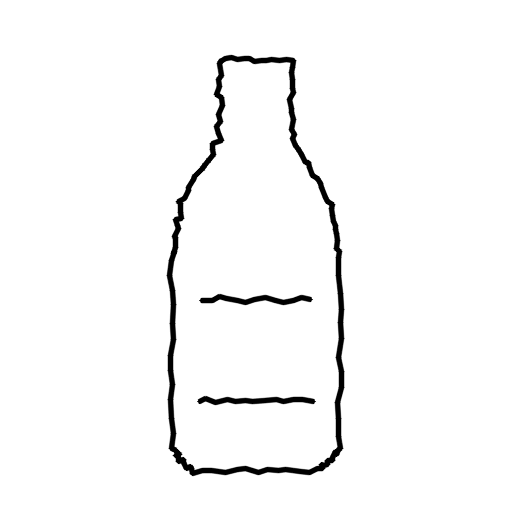
#> input picture samples/inputs/bottle.png, 512 x 512 px
$ python -i preprocess.py   (imports and definitions only)
#> lines starting #> are read from the running program, lines starting #| are printed output that depends on the picture; after the words box and inside, x2 and y2 are one past the last pixel; in counts of white or black regions, pixels touching at a corner belong together
#> further down, picture is the input picture: shape (512, 512, 3); min 0, max 255, mean 247.9
"""Stage 1 - input conditioning: any drawing/photo of a sketch -> clean square line-art.

Ideas adapted from the AWS sample's `preprocess_sketch` (grayscale -> adaptive threshold ->
crop) and extended with polarity detection, speck removal and a ControlNet scribble map.
"""
from __future__ import annotations
from dataclasses import dataclass
import cv2
import numpy as np
from PIL import Image


@dataclass
class SketchData:
    line_img: np.ndarray      # (S,S) uint8, strokes=0, paper=255
    stroke_mask: np.ndarray   # (S,S) bool, True on strokes
    scribble: Image.Image     # RGB, white strokes on black (ControlNet scribble format)
    info: dict


def to_pil(obj) -> Image.Image:
    """Accept PIL / ndarray / path / Gradio ImageEditor dict and return a PIL image."""
    if obj is None:
        raise ValueError("No sketch supplied. Draw on the canvas or upload an image.")
    if isinstance(obj, dict):                       # gradio ImageEditor / Sketchpad value
        for key in ("composite", "background", "image"):
            if obj.get(key) is not None:
                obj = obj[key]; break
        else:
            layers = obj.get("layers") or []
            if not layers:
                raise ValueError("Canvas is empty.")
            obj = layers[0]
    if isinstance(obj, (str, bytes)) or hasattr(obj, "__fspath__"):
        obj = Image.open(obj)
    if isinstance(obj, np.ndarray):
        obj = Image.fromarray(obj.astype(np.uint8))
    if not isinstance(obj, Image.Image):
        raise TypeError(f"Unsupported sketch type: {type(obj)}")
    return obj


def _flatten_on_white(img: Image.Image) -> np.ndarray:
    """Composite transparency on white. A transparent canvas with dark strokes works too;
    a transparent canvas with *white* strokes is detected and inverted."""
    if img.mode in ("RGBA", "LA", "P"):
        rgba = np.array(img.convert("RGBA")).astype(np.float32)
        a = rgba[..., 3:4] / 255.0
        rgb = rgba[..., :3]
        if a.mean() < 0.999:                        # genuinely transparent canvas
            opaque = a[..., 0] > 0.1
            if opaque.any() and rgb[opaque].mean() > 200:   # white ink on transparent
                rgb = 255 - rgb
            return (rgb * a + 255 * (1 - a)).astype(np.uint8)
        return rgb.astype(np.uint8)
    return np.array(img.convert("RGB"))


def clean_sketch(image, size: int = 512, margin: float = 0.08, min_speck: float = 2e-5) -> SketchData:
#> called with size = 512, margin = 0.08, min_speck = 2e-05
    img = to_pil(image)
    rgb = _flatten_on_white(img)
    gray = cv2.cvtColor(rgb, cv2.COLOR_RGB2GRAY)
    h, w = gray.shape
#> h = 512; w = 512
    scale = 1024 / max(h, w)
#> scale = 2
    if scale < 1:                                   # keep processing cheap on big photos
        gray = cv2.resize(gray, (int(w * scale), int(h * scale)), interpolation=cv2.INTER_AREA)
    info = {"input_size": (w, h)}
#> info = {'input_size': (512, 512)}

    # polarity: sketches are normally dark-on-light. Blackboard style (light-on-dark) -> invert.
    border = np.concatenate([gray[0], gray[-1], gray[:, 0], gray[:, -1]])
#> border = 2048 values from 255 to 255
    if np.median(border) < 110:
        gray = 255 - gray; info["inverted"] = True

    # contrast + noise reduction
    gray = cv2.GaussianBlur(gray, (3, 3), 0)
    lo, hi = np.percentile(gray, 1), np.percentile(gray, 99)
#> lo = 1; hi = 255
    gray = np.clip((gray.astype(np.float32) - lo) * 255.0 / max(hi - lo, 1), 0, 255).astype(np.uint8)

    paper = gray[gray >= np.percentile(gray, 50)]
    clean_paper = paper.size == 0 or np.std(paper) < 6   # digital canvas / scan
#> clean_paper = True
    if clean_paper:
        _, bw = cv2.threshold(gray, 0, 255, cv2.THRESH_BINARY_INV + cv2.THRESH_OTSU)
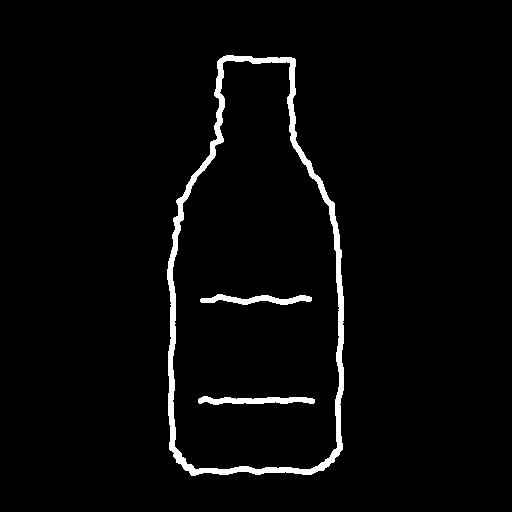
#> bw: shape (512, 512); 2.9% white; 3 white regions, box (x1, y1, x2, y2) and area: (167, 55, 344, 476) 6285, (198, 396, 315, 405) 675, (200, 294, 312, 305) 645
        info["threshold"] = "otsu"
    else:                                           # uneven lighting (phone photo of paper)
        bs = max(15, (min(gray.shape) // 16) | 1)
        bw = cv2.adaptiveThreshold(gray, 255, cv2.ADAPTIVE_THRESH_GAUSSIAN_C, cv2.THRESH_BINARY_INV, bs, 12)
        info["threshold"] = "adaptive"
    if (bw > 0).mean() > 0.5:                       # threshold picked the paper -> flip
        bw = 255 - bw

    # remove specks
    n, lab, stats, _ = cv2.connectedComponentsWithStats(bw, connectivity=8)
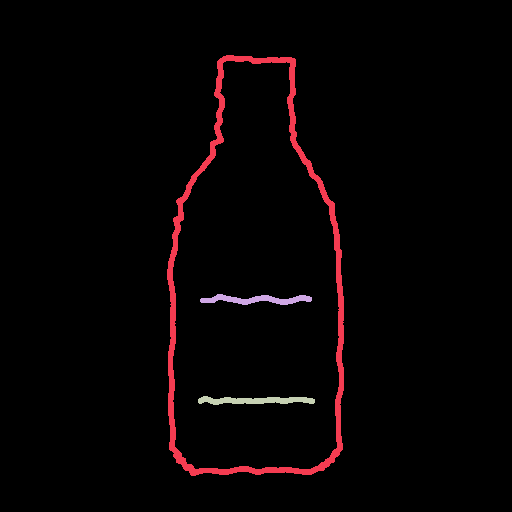
#> lab: shape (512, 512) int32; 4 distinct labels, from 0 to 3; one colour per label, 0 black
#> n = 4; stats = [[0, 0, 512, 512, 254539], [167, 55, 177, 421, 6285], [200, 294, 112, 11, 645], [198, 396, 117, 9, 675]]
    keep = np.zeros(n, bool); keep[1:] = stats[1:, cv2.CC_STAT_AREA] >= max(4, min_speck * bw.size)
#> after `keep = np.zeros(n, bool)`: keep = [False, False, False, False]
    bw = (keep[lab] * 255).astype(np.uint8)
    if not bw.any():
        raise ValueError("No strokes detected. Draw darker/thicker lines on a plain background.")

    # crop to content, pad to square, resize
    ys, xs = np.where(bw > 0)
#> ys = 7605 values from 55 to 475; xs = 7605 values, max 343 at index 3463, min 167 at index 3065, mean 254.5
    y0, y1, x0, x1 = ys.min(), ys.max() + 1, xs.min(), xs.max() + 1
#> y0 = 55; y1 = 476; x0 = 167; x1 = 344
    crop = bw[y0:y1, x0:x1]
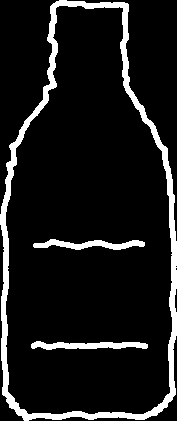
#> crop: shape (421, 177); 10.2% white; 3 white regions, box (x1, y1, x2, y2) and area: (0, 0, 177, 421) 6285, (31, 341, 148, 350) 675, (33, 239, 145, 250) 645
    side = int(max(crop.shape) * (1 + 2 * margin))
#> side = 488
    canvas = np.zeros((side, side), np.uint8)
    oy, ox = (side - crop.shape[0]) // 2, (side - crop.shape[1]) // 2
#> oy = 33; ox = 155
    canvas[oy:oy + crop.shape[0], ox:ox + crop.shape[1]] = crop
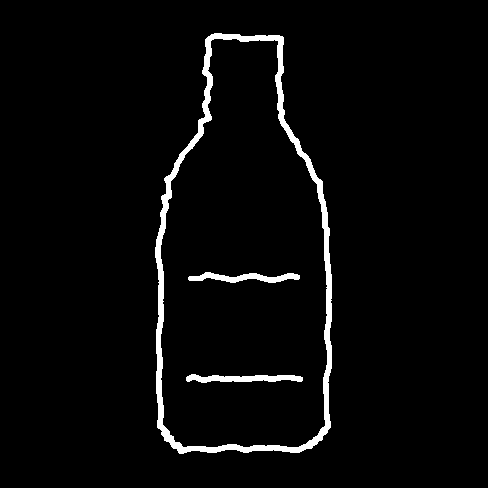
#> canvas: shape (488, 488); 3.2% white; 3 white regions, box (x1, y1, x2, y2) and area: (155, 33, 332, 454) 6285, (186, 374, 303, 383) 675, (188, 272, 300, 283) 645
    canvas = cv2.resize(canvas, (size, size), interpolation=cv2.INTER_AREA)
#> canvas: shape (512, 512)
    mask = canvas > 96
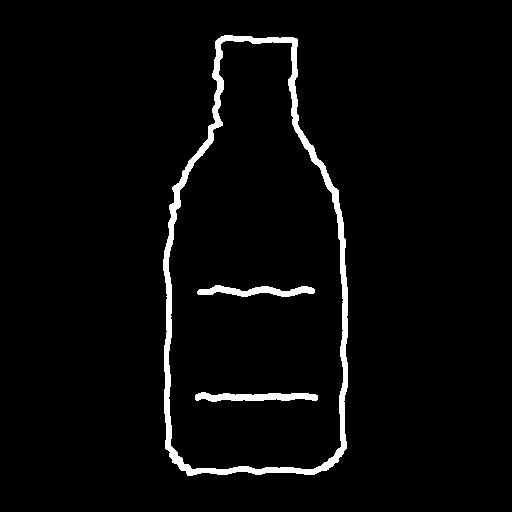
#> mask: shape (512, 512) bool; 3.2% white; 3 white regions, box (x1, y1, x2, y2) and area: (163, 35, 348, 476) 6835, (195, 392, 318, 402) 830, (197, 285, 315, 297) 776
    # normalise stroke width so thin pencil and fat marker both give usable control images
    thick = cv2.dilate(mask.astype(np.uint8) * 255, cv2.getStructuringElement(cv2.MORPH_ELLIPSE, (3, 3)))
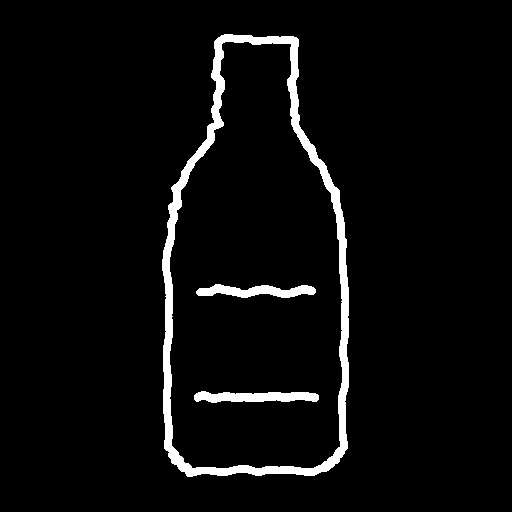
#> thick: shape (512, 512); 4.2% white; 3 white regions, box (x1, y1, x2, y2) and area: (162, 34, 349, 477) 9015, (194, 391, 319, 403) 1086, (196, 284, 316, 298) 1019
    scribble = Image.fromarray(np.stack([thick] * 3, -1))
    info["stroke_ratio"] = float(mask.mean())
    return SketchData(255 - canvas, mask, scribble, info)

>>> import cv2
>>> picture = cv2.cvtColor(cv2.imread('../samples/inputs/bottle.png'), cv2.COLOR_BGR2RGB)
>>> result = clean_sketch(picture)

$ run again, on samples/inputs/donut.png
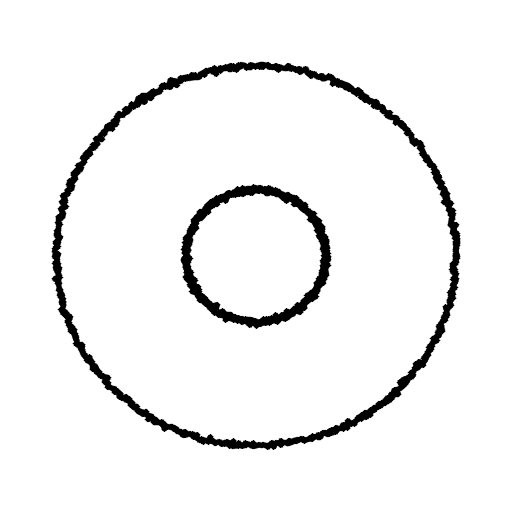
#> input picture samples/inputs/donut.png, 512 x 512 px
#> picture is the input picture: shape (512, 512, 3); min 0, max 255, mean 241.7
#> border = 2048 values from 255 to 255
#> lo = 0; hi = 255
#> clean_paper = True
#> bw: shape (512, 512); 5.3% white; 2 white regions, box (x1, y1, x2, y2) and area: (52, 62, 460, 450) 9711, (181, 184, 331, 329) 4159
#> in clean_sketch, `n, lab, stats, _ = cv2.connectedComponentsWithStats(bw, connectivity=8)`:
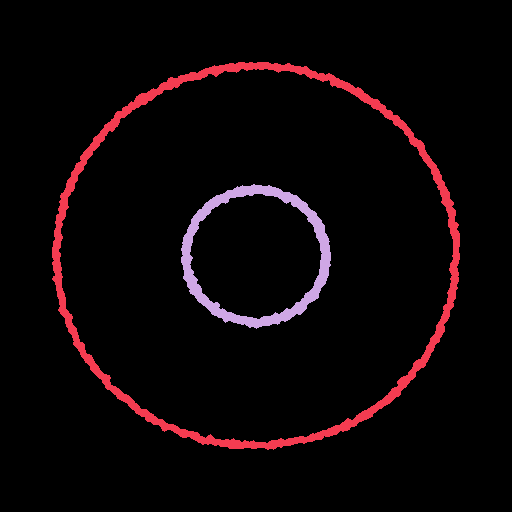
#> lab: shape (512, 512) int32; 3 distinct labels, from 0 to 2; one colour per label, 0 black
#> n = 3; stats = [[0, 0, 512, 512, 248274], [52, 62, 408, 388, 9711], [181, 184, 150, 145, 4159]]
#> ys = 13870 values from 62 to 449; xs = 13870 values, max 459 at index 6213, min 52 at index 6683, mean 255.7
#> y0 = 62; y1 = 450; x0 = 52; x1 = 460
#> crop: shape (388, 408); 8.8% white; 2 white regions, box (x1, y1, x2, y2) and area: (0, 0, 408, 388) 9711, (129, 122, 279, 267) 4159
#> mask: shape (512, 512) bool; 6.4% white; 2 white regions, box (x1, y1, x2, y2) and area: (35, 45, 476, 466) 11665, (174, 177, 337, 334) 5025
#> in clean_sketch, `thick = cv2.dilate(mask.astype(np.uint8) * 255, cv2.getStructuringElem..`:
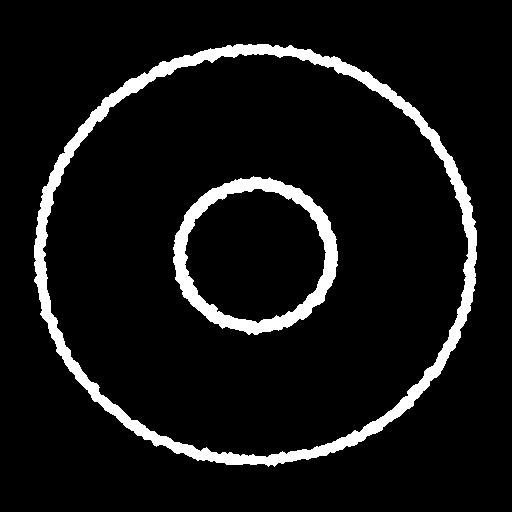
#> thick: shape (512, 512); 7.7% white; 2 white regions, box (x1, y1, x2, y2) and area: (34, 44, 477, 467) 14194, (173, 176, 338, 335) 5905

$ run again, on samples/inputs/lamp.png
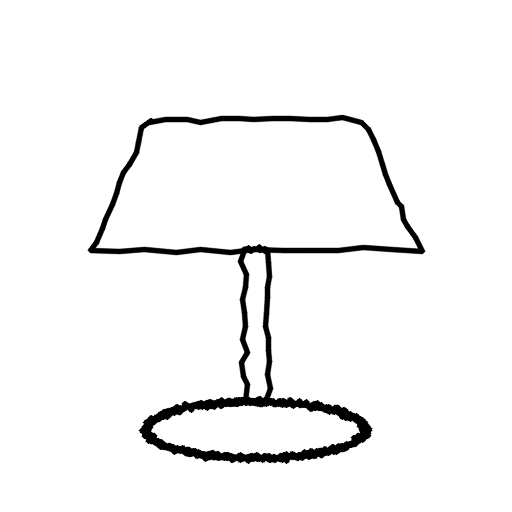
#> input picture samples/inputs/lamp.png, 512 x 512 px
#> picture is the input picture: shape (512, 512, 3); min 0, max 255, mean 244.7
#> border = 2048 values from 255 to 255
#> lo = 0; hi = 255
#> clean_paper = True
#> in clean_sketch, `_, bw = cv2.threshold(gray, 0, 255, cv2.THRESH_BINARY_INV + cv2.THRESH..`:
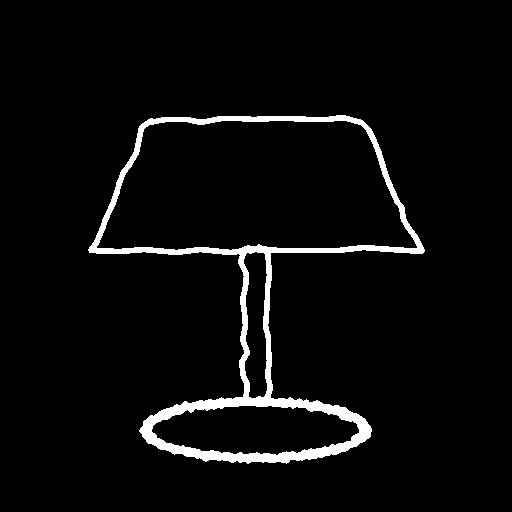
#> bw: shape (512, 512); 4.1% white; 1 white region, box (x1, y1, x2, y2) and area: (88, 115, 425, 464) 10848
#> n = 2; stats = [[0, 0, 512, 512, 251296], [88, 115, 337, 349, 10848]]
#> ys = 10848 values from 115 to 463; xs = 10848 values, max 424 at index 3585, min 88 at index 3255, mean 255.6
#> y0 = 115; y1 = 464; x0 = 88; x1 = 425
#> crop: shape (349, 337); 9.2% white; 1 white region, box (x1, y1, x2, y2) and area: (0, 0, 337, 349) 10848
#> mask: shape (512, 512) bool; 6.8% white; 1 white region, box (x1, y1, x2, y2) and area: (42, 34, 469, 477) 17855
#> in clean_sketch, `thick = cv2.dilate(mask.astype(np.uint8) * 255, cv2.getStructuringElem..`:
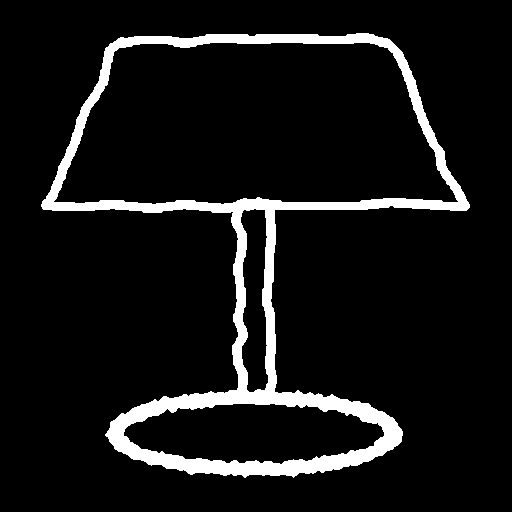
#> thick: shape (512, 512); 8.3% white; 1 white region, box (x1, y1, x2, y2) and area: (41, 33, 470, 478) 21808

$ run again, on samples/inputs/rocket.png
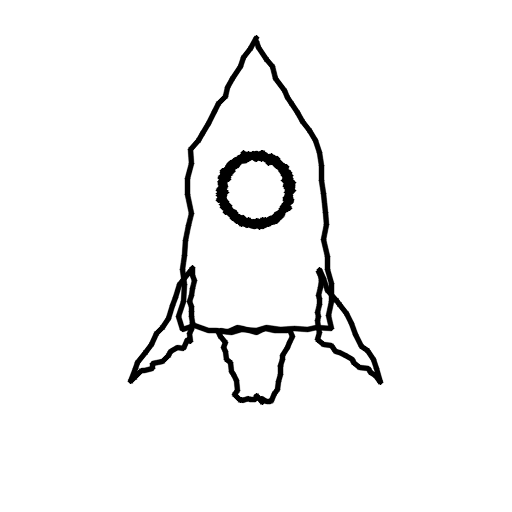
#> input picture samples/inputs/rocket.png, 512 x 512 px
#> picture is the input picture: shape (512, 512, 3); min 0, max 255, mean 244.9
#> border = 2048 values from 255 to 255
#> lo = 0; hi = 255
#> clean_paper = True
#> bw: shape (512, 512); 4.1% white; 2 white regions, box (x1, y1, x2, y2) and area: (128, 35, 383, 405) 8366, (216, 150, 296, 230) 2332
#> in clean_sketch, `n, lab, stats, _ = cv2.connectedComponentsWithStats(bw, connectivity=8)`:
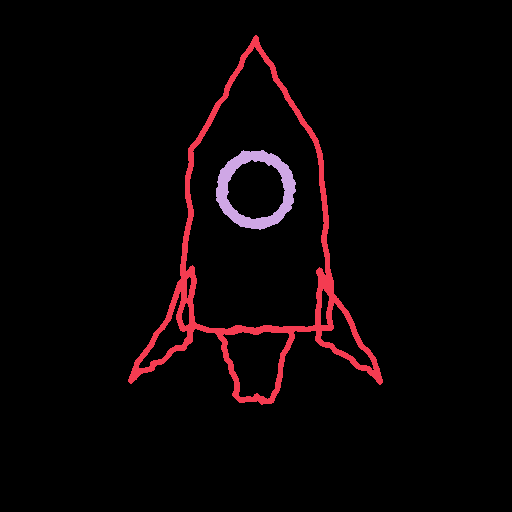
#> lab: shape (512, 512) int32; 3 distinct labels, from 0 to 2; one colour per label, 0 black
#> n = 3; stats = [[0, 0, 512, 512, 251446], [128, 35, 255, 370, 8366], [216, 150, 80, 80, 2332]]
#> ys = 10698 values from 35 to 404; xs = 10698 values, max 382 at index 10189, min 128 at index 10161, mean 254.9
#> y0 = 35; y1 = 405; x0 = 128; x1 = 383
#> crop: shape (370, 255); 11.3% white; 2 white regions, box (x1, y1, x2, y2) and area: (0, 0, 255, 370) 8366, (88, 115, 168, 195) 2332
#> mask: shape (512, 512) bool; 6% white; 2 white regions, box (x1, y1, x2, y2) and area: (104, 34, 408, 476) 12319, (209, 172, 304, 267) 3367
#> in clean_sketch, `thick = cv2.dilate(mask.astype(np.uint8) * 255, cv2.getStructuringElem..`:
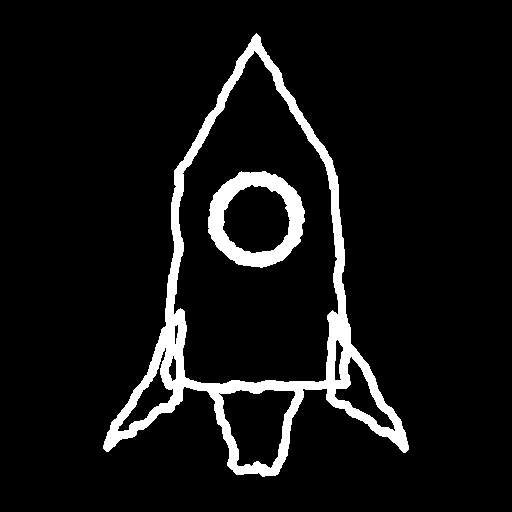
#> thick: shape (512, 512); 7.3% white; 2 white regions, box (x1, y1, x2, y2) and area: (103, 33, 409, 477) 15355, (208, 171, 305, 268) 3846
